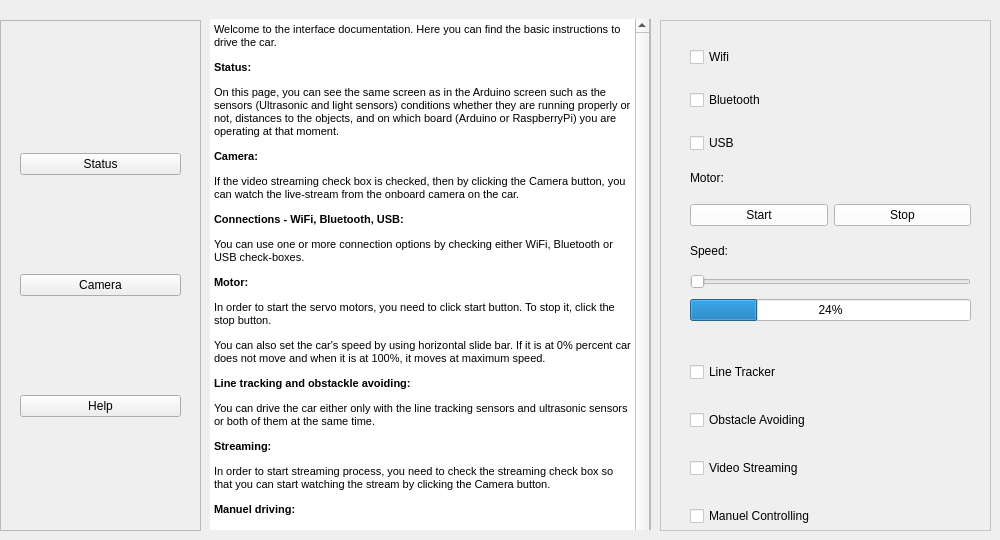
    <widget class="QWidget" name="ExpertMode">
     <property name="contextMenuPolicy">
      <enum>Qt::CustomContextMenu</enum>
     </property>
     <property name="accessibleName">
      <string>Expert Mode</string>
     </property>
     <property name="inputMethodHints">
      <set>Qt::ImhNone</set>
     </property>
     <attribute name="title">
      <string>Expert Mode</string>
     </attribute>
     <widget class="QWidget" name="horizontalLayoutWidget_3">
      <property name="geometry">
       <rect>
        <x>660</x>
        <y>20</y>
        <width>331</width>
        <height>511</height>
       </rect>
      </property>
      <layout class="QHBoxLayout" name="horizontalLayoutRight_3">
       <item>
        <widget class="QFrame" name="right_3">
         <property name="palette">
          <palette>
           <active>
            <colorrole role="WindowText">
             <brush brushstyle="SolidPattern">
              <color alpha="255">
               <red>0</red>
               <green>0</green>
               <blue>0</blue>
              </color>
             </brush>
            </colorrole>
            <colorrole role="Button">
             <brush brushstyle="SolidPattern">
              <color alpha="255">
               <red>255</red>
               <green>255</green>
               <blue>255</blue>
              </color>
             </brush>
            </colorrole>
            <colorrole role="Light">
             <brush brushstyle="SolidPattern">
              <color alpha="255">
               <red>255</red>
               <green>255</green>
               <blue>255</blue>
              </color>
             </brush>
            </colorrole>
            <colorrole role="Midlight">
             <brush brushstyle="SolidPattern">
              <color alpha="255">
               <red>255</red>
               <green>255</green>
               <blue>255</blue>
              </color>
             </brush>
            </colorrole>
            <colorrole role="Dark">
             <brush brushstyle="SolidPattern">
              <color alpha="255">
               <red>127</red>
               <green>127</green>
               <blue>127</blue>
              </color>
             </brush>
            </colorrole>
            <colorrole role="Mid">
             <brush brushstyle="SolidPattern">
              <color alpha="255">
               <red>170</red>
               <green>170</green>
               <blue>170</blue>
              </color>
             </brush>
            </colorrole>
            <colorrole role="Text">
             <brush brushstyle="SolidPattern">
              <color alpha="255">
               <red>0</red>
               <green>0</green>
               <blue>0</blue>
              </color>
             </brush>
            </colorrole>
            <colorrole role="BrightText">
             <brush brushstyle="SolidPattern">
              <color alpha="255">
               <red>255</red>
               <green>255</green>
               <blue>255</blue>
              </color>
             </brush>
            </colorrole>
            <colorrole role="ButtonText">
             <brush brushstyle="SolidPattern">
              <color alpha="255">
               <red>0</red>
               <green>0</green>
               <blue>0</blue>
              </color>
             </brush>
            </colorrole>
            <colorrole role="Base">
             <brush brushstyle="SolidPattern">
              <color alpha="255">
               <red>255</red>
               <green>255</green>
               <blue>255</blue>
              </color>
             </brush>
            </colorrole>
            <colorrole role="Window">
             <brush brushstyle="SolidPattern">
              <color alpha="255">
               <red>255</red>
               <green>255</green>
               <blue>255</blue>
              </color>
             </brush>
            </colorrole>
            <colorrole role="Shadow">
             <brush brushstyle="SolidPattern">
              <color alpha="255">
               <red>0</red>
               <green>0</green>
               <blue>0</blue>
              </color>
             </brush>
            </colorrole>
            <colorrole role="AlternateBase">
             <brush brushstyle="SolidPattern">
              <color alpha="255">
               <red>255</red>
               <green>255</green>
               <blue>255</blue>
              </color>
             </brush>
            </colorrole>
            <colorrole role="ToolTipBase">
             <brush brushstyle="SolidPattern">
              <color alpha="255">
               <red>255</red>
               <green>255</green>
               <blue>220</blue>
              </color>
             </brush>
            </colorrole>
            <colorrole role="ToolTipText">
             <brush brushstyle="SolidPattern">
              <color alpha="255">
               <red>0</red>
               <green>0</green>
               <blue>0</blue>
              </color>
             </brush>
            </colorrole>
            <colorrole role="PlaceholderText">
             <brush brushstyle="SolidPattern">
              <color alpha="128">
               <red>0</red>
               <green>0</green>
               <blue>0</blue>
              </color>
             </brush>
            </colorrole>
           </active>
           <inactive>
            <colorrole role="WindowText">
             <brush brushstyle="SolidPattern">
              <color alpha="255">
               <red>0</red>
               <green>0</green>
               <blue>0</blue>
              </color>
             </brush>
            </colorrole>
            <colorrole role="Button">
             <brush brushstyle="SolidPattern">
              <color alpha="255">
               <red>255</red>
               <green>255</green>
               <blue>255</blue>
              </color>
             </brush>
            </colorrole>
            <colorrole role="Light">
             <brush brushstyle="SolidPattern">
              <color alpha="255">
               <red>255</red>
               <green>255</green>
               <blue>255</blue>
              </color>
             </brush>
            </colorrole>
            <colorrole role="Midlight">
             <brush brushstyle="SolidPattern">
              <color alpha="255">
               <red>255</red>
               <green>255</green>
               <blue>255</blue>
              </color>
             </brush>
            </colorrole>
            <colorrole role="Dark">
             <brush brushstyle="SolidPattern">
              <color alpha="255">
               <red>127</red>
               <green>127</green>
               <blue>127</blue>
              </color>
             </brush>
            </colorrole>
            <colorrole role="Mid">
             <brush brushstyle="SolidPattern">
              <color alpha="255">
               <red>170</red>
               <green>170</green>
               <blue>170</blue>
              </color>
             </brush>
            </colorrole>
            <colorrole role="Text">
             <brush brushstyle="SolidPattern">
              <color alpha="255">
               <red>0</red>
               <green>0</green>
               <blue>0</blue>
              </color>
             </brush>
            </colorrole>
            <colorrole role="BrightText">
             <brush brushstyle="SolidPattern">
              <color alpha="255">
               <red>255</red>
               <green>255</green>
               <blue>255</blue>
              </color>
             </brush>
            </colorrole>
            <colorrole role="ButtonText">
             <brush brushstyle="SolidPattern">
              <color alpha="255">
               <red>0</red>
               <green>0</green>
               <blue>0</blue>
              </color>
             </brush>
            </colorrole>
            <colorrole role="Base">
             <brush brushstyle="SolidPattern">
              <color alpha="255">
               <red>255</red>
               <green>255</green>
               <blue>255</blue>
              </color>
             </brush>
            </colorrole>
            <colorrole role="Window">
             <brush brushstyle="SolidPattern">
              <color alpha="255">
               <red>255</red>
               <green>255</green>
               <blue>255</blue>
              </color>
             </brush>
            </colorrole>
            <colorrole role="Shadow">
             <brush brushstyle="SolidPattern">
              <color alpha="255">
               <red>0</red>
               <green>0</green>
               <blue>0</blue>
              </color>
             </brush>
            </colorrole>
            <colorrole role="AlternateBase">
             <brush brushstyle="SolidPattern">
              <color alpha="255">
               <red>255</red>
               <green>255</green>
               <blue>255</blue>
              </color>
             </brush>
            </colorrole>
            <colorrole role="ToolTipBase">
             <brush brushstyle="SolidPattern">
              <color alpha="255">
               <red>255</red>
               <green>255</green>
               <blue>220</blue>
              </color>
             </brush>
            </colorrole>
            <colorrole role="ToolTipText">
             <brush brushstyle="SolidPattern">
              <color alpha="255">
               <red>0</red>
               <green>0</green>
               <blue>0</blue>
              </color>
             </brush>
            </colorrole>
            <colorrole role="PlaceholderText">
             <brush brushstyle="SolidPattern">
              <color alpha="128">
               <red>0</red>
               <green>0</green>
               <blue>0</blue>
              </color>
             </brush>
            </colorrole>
           </inactive>
           <disabled>
            <colorrole role="WindowText">
             <brush brushstyle="SolidPattern">
              <color alpha="255">
               <red>127</red>
               <green>127</green>
               <blue>127</blue>
              </color>
             </brush>
            </colorrole>
            <colorrole role="Button">
             <brush brushstyle="SolidPattern">
              <color alpha="255">
               <red>255</red>
               <green>255</green>
               <blue>255</blue>
              </color>
             </brush>
            </colorrole>
            <colorrole role="Light">
             <brush brushstyle="SolidPattern">
              <color alpha="255">
               <red>255</red>
               <green>255</green>
               <blue>255</blue>
              </color>
             </brush>
            </colorrole>
            <colorrole role="Midlight">
             <brush brushstyle="SolidPattern">
              <color alpha="255">
               <red>255</red>
               <green>255</green>
               <blue>255</blue>
              </color>
             </brush>
            </colorrole>
            <colorrole role="Dark">
             <brush brushstyle="SolidPattern">
              <color alpha="255">
               <red>127</red>
               <green>127</green>
               <blue>127</blue>
              </color>
             </brush>
            </colorrole>
            <colorrole role="Mid">
             <brush brushstyle="SolidPattern">
              <color alpha="255">
               <red>170</red>
               <green>170</green>
               <blue>170</blue>
              </color>
             </brush>
            </colorrole>
            <colorrole role="Text">
             <brush brushstyle="SolidPattern">
              <color alpha="255">
               <red>127</red>
               <green>127</green>
               <blue>127</blue>
              </color>
             </brush>
            </colorrole>
            <colorrole role="BrightText">
             <brush brushstyle="SolidPattern">
              <color alpha="255">
               <red>255</red>
               <green>255</green>
               <blue>255</blue>
              </color>
             </brush>
            </colorrole>
            <colorrole role="ButtonText">
             <brush brushstyle="SolidPattern">
              <color alpha="255">
               <red>127</red>
               <green>127</green>
               <blue>127</blue>
              </color>
             </brush>
            </colorrole>
            <colorrole role="Base">
             <brush brushstyle="SolidPattern">
              <color alpha="255">
               <red>255</red>
               <green>255</green>
               <blue>255</blue>
              </color>
             </brush>
            </colorrole>
            <colorrole role="Window">
             <brush brushstyle="SolidPattern">
              <color alpha="255">
               <red>255</red>
               <green>255</green>
               <blue>255</blue>
              </color>
             </brush>
            </colorrole>
            <colorrole role="Shadow">
             <brush brushstyle="SolidPattern">
              <color alpha="255">
               <red>0</red>
               <green>0</green>
               <blue>0</blue>
              </color>
             </brush>
            </colorrole>
            <colorrole role="AlternateBase">
             <brush brushstyle="SolidPattern">
              <color alpha="255">
               <red>255</red>
               <green>255</green>
               <blue>255</blue>
              </color>
             </brush>
            </colorrole>
            <colorrole role="ToolTipBase">
             <brush brushstyle="SolidPattern">
              <color alpha="255">
               <red>255</red>
               <green>255</green>
               <blue>220</blue>
              </color>
             </brush>
            </colorrole>
            <colorrole role="ToolTipText">
             <brush brushstyle="SolidPattern">
              <color alpha="255">
               <red>0</red>
               <green>0</green>
               <blue>0</blue>
              </color>
             </brush>
            </colorrole>
            <colorrole role="PlaceholderText">
             <brush brushstyle="SolidPattern">
              <color alpha="128">
               <red>0</red>
               <green>0</green>
               <blue>0</blue>
              </color>
             </brush>
            </colorrole>
           </disabled>
          </palette>
         </property>
         <property name="mouseTracking">
          <bool>false</bool>
         </property>
         <property name="frameShape">
          <enum>QFrame::StyledPanel</enum>
         </property>
         <property name="frameShadow">
          <enum>QFrame::Raised</enum>
         </property>
         <widget class="QLabel" name="speedLabel_3">
          <property name="geometry">
           <rect>
            <x>30</x>
            <y>220</y>
            <width>151</width>
            <height>21</height>
           </rect>
          </property>
          <property name="text">
           <string>Speed:</string>
          </property>
          <property name="textFormat">
           <enum>Qt::AutoText</enum>
          </property>
         </widget>
         <widget class="QLabel" name="motorLabel_3">
          <property name="geometry">
           <rect>
            <x>30</x>
            <y>150</y>
            <width>55</width>
            <height>16</height>
           </rect>
          </property>
          <property name="text">
           <string>Motor:</string>
          </property>
         </widget>
         <widget class="QWidget" name="layoutWidget_11">
          <property name="geometry">
           <rect>
            <x>30</x>
            <y>250</y>
            <width>281</width>
            <height>55</height>
           </rect>
          </property>
          <layout class="QVBoxLayout" name="verticalLayout_9">
           <item>
            <widget class="QSlider" name="speedometer_3">
             <property name="orientation">
              <enum>Qt::Horizontal</enum>
             </property>
            </widget>
           </item>
           <item>
            <widget class="QProgressBar" name="progressBar_3">
             <property name="value">
              <number>24</number>
             </property>
            </widget>
           </item>
          </layout>
         </widget>
         <widget class="QWidget" name="layoutWidget_12">
          <property name="geometry">
           <rect>
            <x>30</x>
            <y>320</y>
            <width>281</width>
            <height>211</height>
           </rect>
          </property>
          <layout class="QVBoxLayout" name="verticalLayout_10">
           <item>
            <widget class="QCheckBox" name="lineTrackerButton_3">
             <property name="text">
              <string>Line Tracker</string>
             </property>
            </widget>
           </item>
           <item>
            <widget class="QCheckBox" name="obstackleAvoidingBox_3">
             <property name="text">
              <string>Obstacle Avoiding</string>
             </property>
            </widget>
           </item>
           <item>
            <widget class="QCheckBox" name="streamingBox_3">
             <property name="text">
              <string>Video Streaming</string>
             </property>
            </widget>
           </item>
           <item>
            <widget class="QCheckBox" name="controllingBox_3">
             <property name="text">
              <string>Manuel Controlling</string>
             </property>
            </widget>
           </item>
          </layout>
         </widget>
         <widget class="QWidget" name="layoutWidget_13">
          <property name="geometry">
           <rect>
            <x>30</x>
            <y>10</y>
            <width>281</width>
            <height>141</height>
           </rect>
          </property>
          <layout class="QVBoxLayout" name="verticalLayout_11">
           <item>
            <widget class="QCheckBox" name="wifiBox_3">
             <property name="text">
              <string>Wifi</string>
             </property>
            </widget>
           </item>
           <item>
            <widget class="QCheckBox" name="bluetoothBox_3">
             <property name="text">
              <string>Bluetooth</string>
             </property>
            </widget>
           </item>
           <item>
            <widget class="QCheckBox" name="usbButton_3">
             <property name="text">
              <string>USB</string>
             </property>
            </widget>
           </item>
          </layout>
         </widget>
         <widget class="QWidget" name="layoutWidget_14">
          <property name="geometry">
           <rect>
            <x>30</x>
            <y>180</y>
            <width>281</width>
            <height>30</height>
           </rect>
          </property>
          <layout class="QHBoxLayout" name="horizontalLayout_3">
           <item>
            <widget class="QPushButton" name="motorStart_3">
             <property name="text">
              <string>Start</string>
             </property>
            </widget>
           </item>
           <item>
            <widget class="QPushButton" name="motorStop_3">
             <property name="text">
              <string>Stop</string>
             </property>
            </widget>
           </item>
          </layout>
         </widget>
        </widget>
       </item>
      </layout>
     </widget>
     <widget class="QWidget" name="horizontalLayoutWidget_2">
      <property name="geometry">
       <rect>
        <x>210</x>
        <y>19</y>
        <width>441</width>
        <height>511</height>
       </rect>
      </property>
      <layout class="QHBoxLayout" name="horizontalLayoutMiddle_3">
       <item>
        <widget class="QFrame" name="middle_3">
         <property name="frameShape">
          <enum>QFrame::StyledPanel</enum>
         </property>
         <property name="frameShadow">
          <enum>QFrame::Raised</enum>
         </property>
         <widget class="QStackedWidget" name="stackedWidget_3">
          <property name="geometry">
           <rect>
            <x>-1</x>
            <y>-1</y>
            <width>441</width>
            <height>551</height>
           </rect>
          </property>
          <property name="font">
           <font>
            <family>MS Shell Dlg 2</family>
           </font>
          </property>
          <property name="currentIndex">
           <number>2</number>
          </property>
          <widget class="QWidget" name="Status_3">
           <widget class="QTextBrowser" name="textBrowser_5">
            <property name="geometry">
             <rect>
              <x>90</x>
              <y>70</y>
              <width>256</width>
              <height>192</height>
             </rect>
            </property>
            <property name="html">
             <string>&lt;!DOCTYPE HTML PUBLIC &quot;-//W3C//DTD HTML 4.0//EN&quot; &quot;http://www.w3.org/TR/REC-html40/strict.dtd&quot;&gt;
&lt;html&gt;&lt;head&gt;&lt;meta name=&quot;qrichtext&quot; content=&quot;1&quot; /&gt;&lt;style type=&quot;text/css&quot;&gt;
p, li { white-space: pre-wrap; }
&lt;/style&gt;&lt;/head&gt;&lt;body style=&quot; font-family:'MS Shell Dlg 2'; font-size:7.8pt; font-weight:400; font-style:normal;&quot;&gt;
&lt;p style=&quot; margin-top:0px; margin-bottom:0px; margin-left:0px; margin-right:0px; -qt-block-indent:0; text-indent:0px;&quot;&gt;&lt;span style=&quot; font-family:'MS Shell Dlg 2';&quot;&gt;STATUS&lt;/span&gt;&lt;/p&gt;
&lt;p style=&quot;-qt-paragraph-type:empty; margin-top:0px; margin-bottom:0px; margin-left:0px; margin-right:0px; -qt-block-indent:0; text-indent:0px; font-family:'MS Shell Dlg 2';&quot;&gt;&lt;br /&gt;&lt;/p&gt;&lt;/body&gt;&lt;/html&gt;</string>
            </property>
           </widget>
          </widget>
          <widget class="QWidget" name="Camera_3">
           <widget class="QTextBrowser" name="textBrowser_6">
            <property name="geometry">
             <rect>
              <x>90</x>
              <y>170</y>
              <width>256</width>
              <height>192</height>
             </rect>
            </property>
            <property name="html">
             <string>&lt;!DOCTYPE HTML PUBLIC &quot;-//W3C//DTD HTML 4.0//EN&quot; &quot;http://www.w3.org/TR/REC-html40/strict.dtd&quot;&gt;
&lt;html&gt;&lt;head&gt;&lt;meta name=&quot;qrichtext&quot; content=&quot;1&quot; /&gt;&lt;style type=&quot;text/css&quot;&gt;
p, li { white-space: pre-wrap; }
&lt;/style&gt;&lt;/head&gt;&lt;body style=&quot; font-family:'MS Shell Dlg 2'; font-size:7.8pt; font-weight:400; font-style:normal;&quot;&gt;
&lt;p style=&quot; margin-top:0px; margin-bottom:0px; margin-left:0px; margin-right:0px; -qt-block-indent:0; text-indent:0px;&quot;&gt;&lt;span style=&quot; font-family:'MS Shell Dlg 2';&quot;&gt;CAMERA&lt;/span&gt;&lt;/p&gt;
&lt;p style=&quot;-qt-paragraph-type:empty; margin-top:0px; margin-bottom:0px; margin-left:0px; margin-right:0px; -qt-block-indent:0; text-indent:0px; font-family:'MS Shell Dlg 2';&quot;&gt;&lt;br /&gt;&lt;/p&gt;&lt;/body&gt;&lt;/html&gt;</string>
            </property>
           </widget>
          </widget>
          <widget class="QWidget" name="Help_3">
           <widget class="QTextEdit" name="InstructionsHelp_3">
            <property name="geometry">
             <rect>
              <x>0</x>
              <y>0</y>
              <width>441</width>
              <height>551</height>
             </rect>
            </property>
            <property name="html">
             <string>&lt;!DOCTYPE HTML PUBLIC &quot;-//W3C//DTD HTML 4.0//EN&quot; &quot;http://www.w3.org/TR/REC-html40/strict.dtd&quot;&gt;
&lt;html&gt;&lt;head&gt;&lt;meta name=&quot;qrichtext&quot; content=&quot;1&quot; /&gt;&lt;style type=&quot;text/css&quot;&gt;
p, li { white-space: pre-wrap; }
&lt;/style&gt;&lt;/head&gt;&lt;body style=&quot; font-family:'MS Shell Dlg 2'; font-size:7.8pt; font-weight:400; font-style:normal;&quot;&gt;
&lt;p style=&quot; margin-top:0px; margin-bottom:0px; margin-left:0px; margin-right:0px; -qt-block-indent:0; text-indent:0px;&quot;&gt;&lt;span style=&quot; font-family:'MS Shell Dlg 2'; font-size:8pt;&quot;&gt;Welcome to the interface documentation. Here you can find the basic instructions to drive the car.&lt;/span&gt;&lt;/p&gt;
&lt;p style=&quot; margin-top:12px; margin-bottom:12px; margin-left:0px; margin-right:0px; -qt-block-indent:0; text-indent:0px;&quot;&gt;&lt;span style=&quot; font-family:'MS Shell Dlg 2'; font-size:8pt; font-weight:600;&quot;&gt;Status:&lt;/span&gt;&lt;/p&gt;
&lt;p style=&quot; margin-top:12px; margin-bottom:12px; margin-left:0px; margin-right:0px; -qt-block-indent:0; text-indent:0px;&quot;&gt;&lt;span style=&quot; font-family:'MS Shell Dlg 2'; font-size:8pt;&quot;&gt;On this page, you can see the same screen as in the Arduino screen such as the sensors (Ultrasonic and light sensors) conditions whether they are running properly or not, distances to the objects, and on which board (Arduino or RaspberryPi) you are operating at that moment.&lt;/span&gt;&lt;/p&gt;
&lt;p style=&quot; margin-top:12px; margin-bottom:12px; margin-left:0px; margin-right:0px; -qt-block-indent:0; text-indent:0px;&quot;&gt;&lt;span style=&quot; font-family:'MS Shell Dlg 2'; font-size:8pt; font-weight:600;&quot;&gt;Camera:&lt;/span&gt;&lt;/p&gt;
&lt;p style=&quot; margin-top:12px; margin-bottom:12px; margin-left:0px; margin-right:0px; -qt-block-indent:0; text-indent:0px;&quot;&gt;&lt;span style=&quot; font-family:'MS Shell Dlg 2'; font-size:8pt;&quot;&gt;If the video streaming check box is checked, then by clicking the Camera button, you can watch the live-stream from the onboard camera on the car.&lt;/span&gt;&lt;/p&gt;
&lt;p style=&quot; margin-top:12px; margin-bottom:12px; margin-left:0px; margin-right:0px; -qt-block-indent:0; text-indent:0px;&quot;&gt;&lt;span style=&quot; font-family:'MS Shell Dlg 2'; font-size:8pt; font-weight:600;&quot;&gt;Connections - WiFi, Bluetooth, USB:&lt;/span&gt;&lt;/p&gt;
&lt;p style=&quot; margin-top:12px; margin-bottom:12px; margin-left:0px; margin-right:0px; -qt-block-indent:0; text-indent:0px;&quot;&gt;&lt;span style=&quot; font-family:'MS Shell Dlg 2'; font-size:8pt;&quot;&gt;You can use one or more connection options by checking either WiFi, Bluetooth or USB check-boxes.&lt;/span&gt;&lt;/p&gt;
&lt;p style=&quot; margin-top:12px; margin-bottom:12px; margin-left:0px; margin-right:0px; -qt-block-indent:0; text-indent:0px;&quot;&gt;&lt;span style=&quot; font-family:'MS Shell Dlg 2'; font-size:8pt; font-weight:600;&quot;&gt;Motor:&lt;/span&gt;&lt;/p&gt;
&lt;p style=&quot; margin-top:12px; margin-bottom:12px; margin-left:0px; margin-right:0px; -qt-block-indent:0; text-indent:0px;&quot;&gt;&lt;span style=&quot; font-family:'MS Shell Dlg 2'; font-size:8pt;&quot;&gt;In order to start the servo motors, you need to click start button. To stop it, click the stop button. &lt;/span&gt;&lt;/p&gt;
&lt;p style=&quot; margin-top:12px; margin-bottom:12px; margin-left:0px; margin-right:0px; -qt-block-indent:0; text-indent:0px;&quot;&gt;&lt;span style=&quot; font-family:'MS Shell Dlg 2'; font-size:8pt;&quot;&gt;You can also set the car's speed by using horizontal slide bar. If it is at 0% percent car does not move and when it is at 100%, it moves at maximum speed.&lt;/span&gt;&lt;/p&gt;
&lt;p style=&quot; margin-top:12px; margin-bottom:12px; margin-left:0px; margin-right:0px; -qt-block-indent:0; text-indent:0px;&quot;&gt;&lt;span style=&quot; font-family:'MS Shell Dlg 2'; font-size:8pt; font-weight:600;&quot;&gt;Line tracking and obstackle avoiding:&lt;/span&gt;&lt;/p&gt;
&lt;p style=&quot; margin-top:12px; margin-bottom:12px; margin-left:0px; margin-right:0px; -qt-block-indent:0; text-indent:0px;&quot;&gt;&lt;span style=&quot; font-family:'MS Shell Dlg 2'; font-size:8pt;&quot;&gt;You can drive the car either only with the line tracking sensors and ultrasonic sensors or both of them at the same time.&lt;/span&gt;&lt;/p&gt;
&lt;p style=&quot; margin-top:12px; margin-bottom:12px; margin-left:0px; margin-right:0px; -qt-block-indent:0; text-indent:0px;&quot;&gt;&lt;span style=&quot; font-family:'MS Shell Dlg 2'; font-size:8pt; font-weight:600;&quot;&gt;Streaming:&lt;/span&gt;&lt;/p&gt;
&lt;p style=&quot; margin-top:12px; margin-bottom:12px; margin-left:0px; margin-right:0px; -qt-block-indent:0; text-indent:0px;&quot;&gt;&lt;span style=&quot; font-family:'MS Shell Dlg 2'; font-size:8pt;&quot;&gt;In order to start streaming process, you need to check the streaming check box so that you can start watching the stream by clicking the Camera button.&lt;/span&gt;&lt;/p&gt;
&lt;p style=&quot; margin-top:12px; margin-bottom:12px; margin-left:0px; margin-right:0px; -qt-block-indent:0; text-indent:0px;&quot;&gt;&lt;span style=&quot; font-family:'MS Shell Dlg 2'; font-size:8pt; font-weight:600;&quot;&gt;Manuel driving:&lt;/span&gt;&lt;/p&gt;
&lt;p style=&quot; margin-top:12px; margin-bottom:12px; margin-left:0px; margin-right:0px; -qt-block-indent:0; text-indent:0px;&quot;&gt;&lt;span style=&quot; font-family:'MS Shell Dlg 2'; font-size:8pt;&quot;&gt;By choosing this option, you drive your car with a help of joystick. However, on this mode you are not able to use sensors. &lt;/span&gt;&lt;/p&gt;
&lt;p style=&quot; margin-top:12px; margin-bottom:12px; margin-left:0px; margin-right:0px; -qt-block-indent:0; text-indent:0px;&quot;&gt;&lt;span style=&quot; font-family:'MS Shell Dlg 2'; font-size:8pt; font-style:italic;&quot;&gt;Enjoy your drive!&lt;/span&gt;&lt;/p&gt;&lt;/body&gt;&lt;/html&gt;</string>
            </property>
           </widget>
          </widget>
         </widget>
        </widget>
       </item>
      </layout>
     </widget>
     <widget class="QWidget" name="horizontalLayoutWidget">
      <property name="geometry">
       <rect>
        <x>0</x>
        <y>20</y>
        <width>201</width>
        <height>511</height>
       </rect>
      </property>
      <layout class="QHBoxLayout" name="horizontalLayoutLeft_3">
       <item>
        <widget class="QFrame" name="left_3">
         <property name="frameShape">
          <enum>QFrame::StyledPanel</enum>
         </property>
         <property name="frameShadow">
          <enum>QFrame::Raised</enum>
         </property>
         <widget class="QWidget" name="layoutWidget_15">
          <property name="geometry">
           <rect>
            <x>20</x>
            <y>40</y>
            <width>161</width>
            <height>451</height>
           </rect>
          </property>
          <layout class="QVBoxLayout" name="verticalLayout_12">
           <item>
            <widget class="QPushButton" name="statusButton_3">
             <property name="text">
              <string>Status</string>
             </property>
            </widget>
           </item>
           <item>
            <widget class="QPushButton" name="cameraButton_3">
             <property name="text">
              <string>Camera</string>
             </property>
            </widget>
           </item>
           <item>
            <widget class="QPushButton" name="helpButton_3">
             <property name="text">
              <string>Help</string>
             </property>
            </widget>
           </item>
          </layout>
         </widget>
        </widget>
       </item>
      </layout>
     </widget>
    </widget>
